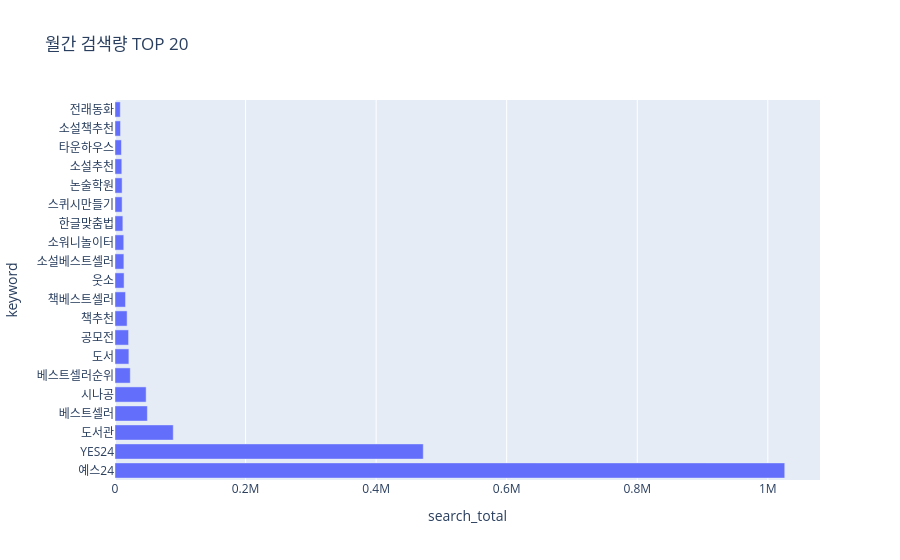

This figure's notebook cell:
### Code cell
import plotly.express as px # express 빨리

fig = px.bar(
    top_search,
    x="search_total",
    y="keyword",
    orientation="h",
    title="월간 검색량 TOP 20"
)
fig.show()

### Figure 1 — Plotly figure (JSON) as saved in the notebook; plotly's stock layout.template omitted (floating-point values rounded to 4 significant figures)
{"data": [{"hovertemplate": "search_total=%{x}<br>keyword=%{y}<extra></extra>", "legendgroup": "", "marker": {"color": "#636efa", "pattern": {"shape": ""}}, "name": "", "orientation": "h", "showlegend": false, "textposition": "auto", "type": "bar", "x": [1026000.0, 472200.0, 89220.0, 49600.0, 47700.0, 23390.0, 21280.0, 20820.0, 18560.0, 16110.0, 13930.0, 13610.0, 13440.0, 12040.0, 10910.0, 10900.0, 10410.0, 9870.0, 8450.0, 8110.0], "xaxis": "x", "y": ["예스24", "YES24", "도서관", "베스트셀러", "시나공", "베스트셀러순위", "도서", "공모전", "책추천", "책베스트셀러", "웃소", "소설베스트셀러", "소워니놀이터", "한글맞춤법", "스퀴시만들기", "논술학원", "소설추천", "타운하우스", "소설책추천", "전래동화"], "yaxis": "y"}], "layout": {"barmode": "relative", "legend": {"tracegroupgap": 0}, "title": {"text": "월간 검색량 TOP 20"}, "xaxis": {"anchor": "y", "domain": [0, 1], "title": {"text": "search_total"}}, "yaxis": {"anchor": "x", "domain": [0, 1], "title": {"text": "keyword"}}}}
